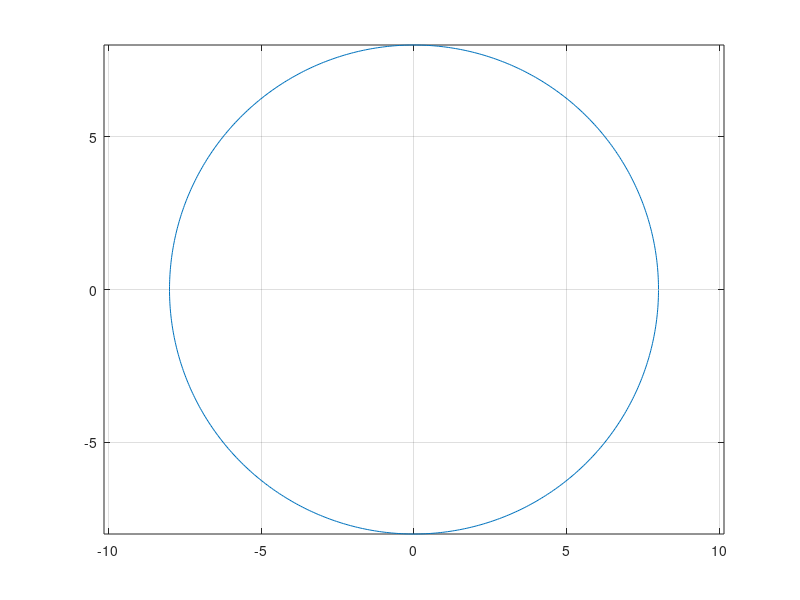

Source code (MATLAB):
% % % temp
% clc
% clear 
close all


% imagesc(LatticeC.Region);axis equal off
% hold on 

t =0:0.01:2*pi;
plot(8*cos(t),8*sin(t))
axis equal
grid on 




% x = 0:10; 
% y = 0:10;
% [gridy,gridx] = meshgrid(y,x);
% region = zeros(11);
% boundary =zeros(10,11,11);
% region(find((gridx-5).^2+(gridy-5).^2<13)) = 1;
% 
% LS2D.cx  = [  0,   1,  0, -1,  0,    1,  -1,  -1,   1];% lattice velocity -x
% LS2D.cy  = [  0,   0,  1,  0, -1,    1,   1,  -1,  -1];% lattice velocity -y
% 
% for i = 1:11
%     for j = 1:11
% 
%         if region(i,j)==1 
%             for k = 1:9
%                 m = LS2D.cx(k);
%                 n = LS2D.cy(k);
%                 if i+m<=11&&i+m>=1&&j+n<=11&&j+n>=1
%                     if region(i+m,j+n)==0
%                         boundary(k,i,j)=1;
%                     end
%                     boundary(10,i,j) = boundary(10,i,j)+region(i+m,j+n);
%                 end
%             end
%             if boundary(10,i,j)<9
%                 boundary(10,i,j)=1;
%             else 
%                 boundary(10,i,j)=0;
%             end
%         end
%         
%     end
% end
